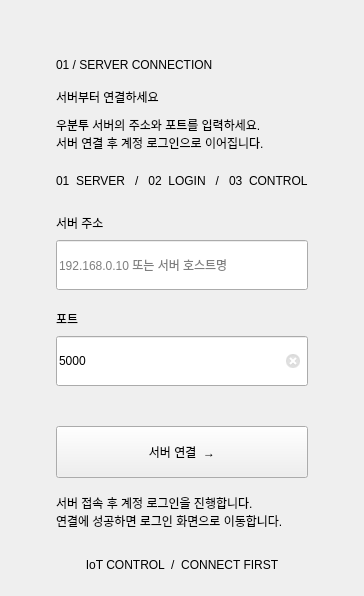
            <widget class="QWidget" name="serverPage">
             <layout class="QVBoxLayout" name="serverPageLayout">
              <property name="spacing">
               <number>0</number>
              </property>
              <property name="leftMargin">
               <number>56</number>
              </property>
              <property name="topMargin">
               <number>30</number>
              </property>
              <property name="rightMargin">
               <number>56</number>
              </property>
              <property name="bottomMargin">
               <number>24</number>
              </property>
              <item>
               <spacer name="serverTopSpacer">
                <property name="orientation">
                 <enum>Qt::Vertical</enum>
                </property>
                <property name="sizeType">
                 <enum>QSizePolicy::Fixed</enum>
                </property>
                <property name="sizeHint">
                 <size>
                  <width>20</width>
                  <height>28</height>
                 </size>
                </property>
               </spacer>
              </item>
              <item>
               <widget class="QLabel" name="serverAccessLabel">
                <property name="text">
                 <string>01 / SERVER CONNECTION</string>
                </property>
               </widget>
              </item>
              <item>
               <spacer name="serverTitleSpacer">
                <property name="orientation">
                 <enum>Qt::Vertical</enum>
                </property>
                <property name="sizeType">
                 <enum>QSizePolicy::Fixed</enum>
                </property>
                <property name="sizeHint">
                 <size>
                  <width>20</width>
                  <height>16</height>
                 </size>
                </property>
               </spacer>
              </item>
              <item>
               <widget class="QLabel" name="serverTitle">
                <property name="text">
                 <string>서버부터 연결하세요</string>
                </property>
                <property name="wordWrap">
                 <bool>true</bool>
                </property>
               </widget>
              </item>
              <item>
               <spacer name="serverSubtitleSpacer">
                <property name="orientation">
                 <enum>Qt::Vertical</enum>
                </property>
                <property name="sizeType">
                 <enum>QSizePolicy::Fixed</enum>
                </property>
                <property name="sizeHint">
                 <size>
                  <width>20</width>
                  <height>10</height>
                 </size>
                </property>
               </spacer>
              </item>
              <item>
               <widget class="QLabel" name="serverSubtitle">
                <property name="text">
                 <string>우분투 서버의 주소와 포트를 입력하세요.
서버 연결 후 계정 로그인으로 이어집니다.</string>
                </property>
                <property name="wordWrap">
                 <bool>true</bool>
                </property>
                <property name="minimumSize">
                 <size>
                  <width>0</width>
                  <height>34</height>
                 </size>
                </property>
                <property name="maximumSize">
                 <size>
                  <width>16777215</width>
                  <height>34</height>
                 </size>
                </property>
                <property name="alignment">
                 <set>Qt::AlignLeft|Qt::AlignTop</set>
                </property>
               </widget>
              </item>
              <item>
               <spacer name="serverStepsSpacer">
                <property name="orientation">
                 <enum>Qt::Vertical</enum>
                </property>
                <property name="sizeType">
                 <enum>QSizePolicy::Fixed</enum>
                </property>
                <property name="sizeHint">
                 <size>
                  <width>20</width>
                  <height>24</height>
                 </size>
                </property>
               </spacer>
              </item>
              <item>
               <widget class="QLabel" name="serverSteps">
                <property name="text">
                 <string>01  SERVER   /   02  LOGIN   /   03  CONTROL</string>
                </property>
               </widget>
              </item>
              <item>
               <spacer name="serverFieldsSpacer">
                <property name="orientation">
                 <enum>Qt::Vertical</enum>
                </property>
                <property name="sizeType">
                 <enum>QSizePolicy::Fixed</enum>
                </property>
                <property name="sizeHint">
                 <size>
                  <width>20</width>
                  <height>26</height>
                 </size>
                </property>
               </spacer>
              </item>
              <item>
               <widget class="QLabel" name="serverHostLabel">
                <property name="text">
                 <string>서버 주소</string>
                </property>
                <property name="buddy">
                 <cstring>serverHostInput</cstring>
                </property>
               </widget>
              </item>
              <item>
               <spacer name="serverHostLabelSpacer">
                <property name="orientation">
                 <enum>Qt::Vertical</enum>
                </property>
                <property name="sizeType">
                 <enum>QSizePolicy::Fixed</enum>
                </property>
                <property name="sizeHint">
                 <size>
                  <width>20</width>
                  <height>8</height>
                 </size>
                </property>
               </spacer>
              </item>
              <item>
               <widget class="QLineEdit" name="serverHostInput">
                <property name="minimumSize">
                 <size>
                  <width>0</width>
                  <height>50</height>
                 </size>
                </property>
                <property name="maximumSize">
                 <size>
                  <width>16777215</width>
                  <height>50</height>
                 </size>
                </property>
                <property name="clearButtonEnabled">
                 <bool>true</bool>
                </property>
                <property name="placeholderText">
                 <string>192.168.0.10 또는 서버 호스트명</string>
                </property>
                <property name="text">
                 <string />
                </property>
                <property name="accessibleName">
                 <string>우분투 서버 주소</string>
                </property>
               </widget>
              </item>
              <item>
               <spacer name="serverPortSpacer">
                <property name="orientation">
                 <enum>Qt::Vertical</enum>
                </property>
                <property name="sizeType">
                 <enum>QSizePolicy::Fixed</enum>
                </property>
                <property name="sizeHint">
                 <size>
                  <width>20</width>
                  <height>20</height>
                 </size>
                </property>
               </spacer>
              </item>
              <item>
               <widget class="QLabel" name="serverPortLabel">
                <property name="text">
                 <string>포트</string>
                </property>
                <property name="buddy">
                 <cstring>serverPortInput</cstring>
                </property>
               </widget>
              </item>
              <item>
               <spacer name="serverPortLabelSpacer">
                <property name="orientation">
                 <enum>Qt::Vertical</enum>
                </property>
                <property name="sizeType">
                 <enum>QSizePolicy::Fixed</enum>
                </property>
                <property name="sizeHint">
                 <size>
                  <width>20</width>
                  <height>8</height>
                 </size>
                </property>
               </spacer>
              </item>
              <item>
               <widget class="QLineEdit" name="serverPortInput">
                <property name="minimumSize">
                 <size>
                  <width>0</width>
                  <height>50</height>
                 </size>
                </property>
                <property name="maximumSize">
                 <size>
                  <width>16777215</width>
                  <height>50</height>
                 </size>
                </property>
                <property name="clearButtonEnabled">
                 <bool>true</bool>
                </property>
                <property name="placeholderText">
                 <string>1–65535</string>
                </property>
                <property name="text">
                 <string>5000</string>
                </property>
                <property name="accessibleName">
                 <string>우분투 서버 포트</string>
                </property>
                <property name="toolTip">
                 <string>서버 포트 (1–65535)</string>
                </property>
               </widget>
              </item>
              <item>
               <widget class="QLabel" name="serverFeedback">
                <property name="text">
                 <string />
                </property>
                <property name="wordWrap">
                 <bool>true</bool>
                </property>
                <property name="minimumSize">
                 <size>
                  <width>0</width>
                  <height>40</height>
                 </size>
                </property>
               </widget>
              </item>
              <item>
               <widget class="QPushButton" name="connectServerButton">
                <property name="text">
                 <string>서버 연결  →</string>
                </property>
                <property name="cursor">
                 <cursorShape>PointingHandCursor</cursorShape>
                </property>
                <property name="autoDefault">
                 <bool>false</bool>
                </property>
                <property name="minimumSize">
                 <size>
                  <width>0</width>
                  <height>52</height>
                 </size>
                </property>
               </widget>
              </item>
              <item>
               <spacer name="serverPreviewSpacer">
                <property name="orientation">
                 <enum>Qt::Vertical</enum>
                </property>
                <property name="sizeType">
                 <enum>QSizePolicy::Fixed</enum>
                </property>
                <property name="sizeHint">
                 <size>
                  <width>20</width>
                  <height>16</height>
                 </size>
                </property>
               </spacer>
              </item>
              <item>
               <widget class="QLabel" name="serverPreviewNote">
                <property name="text">
                 <string>서버 접속 후 계정 로그인을 진행합니다.
연결에 성공하면 로그인 화면으로 이동합니다.</string>
                </property>
                <property name="wordWrap">
                 <bool>true</bool>
                </property>
               </widget>
              </item>
              <item>
               <spacer name="serverBottomSpacer">
                <property name="orientation">
                 <enum>Qt::Vertical</enum>
                </property>
                <property name="sizeType">
                 <enum>QSizePolicy::Expanding</enum>
                </property>
                <property name="sizeHint">
                 <size>
                  <width>20</width>
                  <height>28</height>
                 </size>
                </property>
               </spacer>
              </item>
              <item>
               <widget class="QLabel" name="serverFooter">
                <property name="text">
                 <string>IoT CONTROL  /  CONNECT FIRST</string>
                </property>
                <property name="alignment">
                 <set>Qt::AlignCenter</set>
                </property>
               </widget>
              </item>
             </layout>
            </widget>
